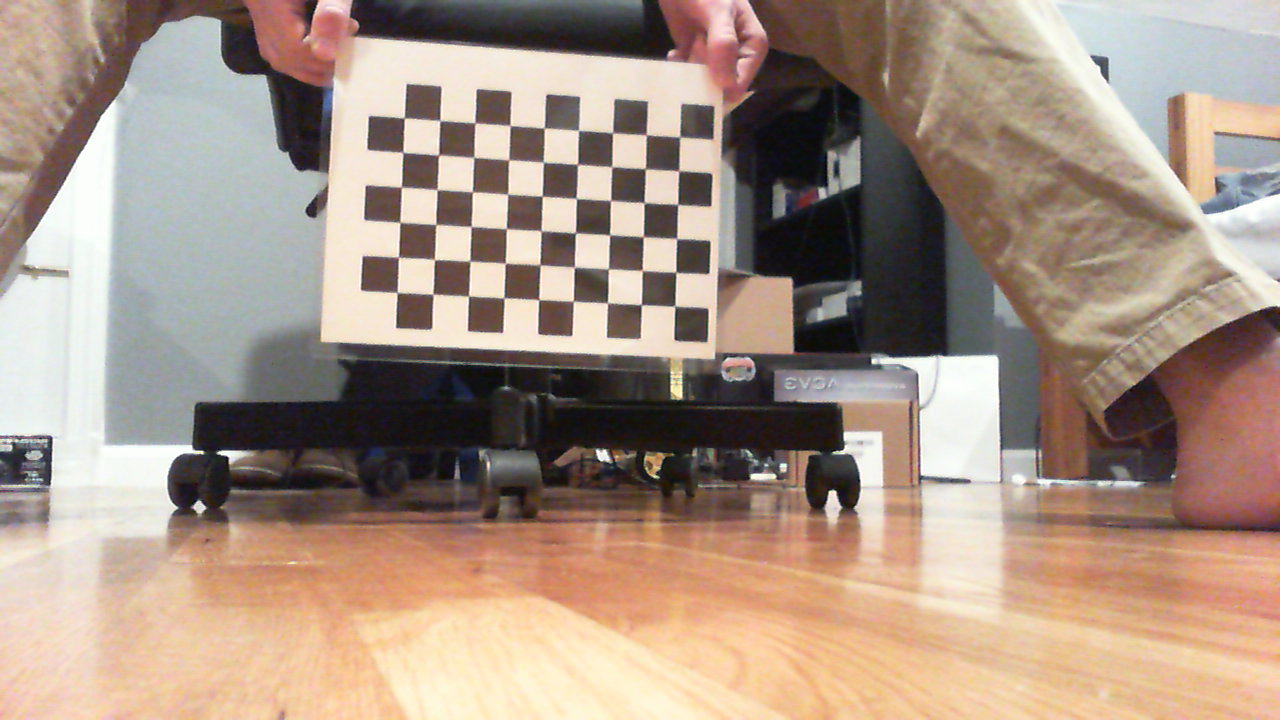
#> input picture CameraCalibration/CameraCal/Image1.png, 1280 x 720 px; its folder holds only this picture in this run
$ python CameraCalibration.py
#> lines starting #> are read from the running program, lines starting #| are printed output that depends on the picture; after the words box and inside, x2 and y2 are one past the last pixel; in counts of white or black regions, pixels touching at a corner belong together; long printed decimals are rounded
import numpy as np
import cv2
import glob,os

# termination criteria
criteria = (cv2.TERM_CRITERIA_EPS + cv2.TERM_CRITERIA_MAX_ITER, 25, 0.001)

# prepare object points, like (0,0,0), (1,0,0), (2,0,0) ....,(6,5,0)
objp = np.zeros((6*9,3), np.float32)
objp[:,:2] = np.mgrid[0:9,0:6].T.reshape(-1,2)

# Arrays to store object points and image points from all the images.
objpoints = [] # 3d point in real world space
imgpoints = [] # 2d points in image plane.
path = "/Users/Benjamin/PycharmProjects/SeniorProject/CameraCalibration/CameraCal/"
images = glob.glob(os.path.join(path, '*.png'))

for fname in images:
    img = cv2.imread(fname)
#> img is the input picture: shape (720, 1280, 3); mean B, G, R 132.6, 147, 167
    gray = cv2.cvtColor(img,cv2.COLOR_BGR2GRAY)
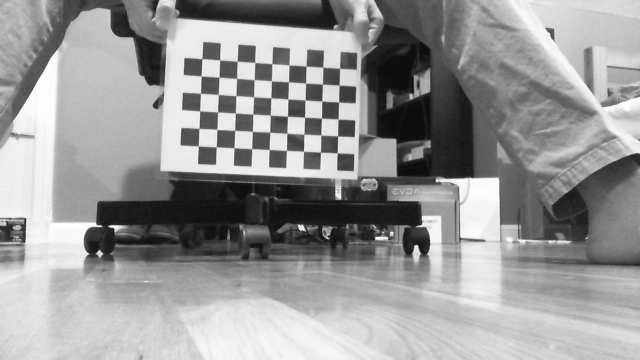
#> gray: shape (720, 1280) (shown at 1/2 size); min 0, max 255, mean 151.4
    print(gray.shape[::-1])
#| (1280, 720)

    # Find the chess board corners
    ret, corners = cv2.findChessboardCorners(gray, (9,6),None)
#> ret = True; corners = 54 rows, first 8: [674.7, 305.6], [641.3, 304.7], [607.4, 303.1], [573.2, 301.1], [539, 299.8], [503.7, 297.7], [468.5, 296.2], [432.7, 294]
    print(ret)
#| True
    # If found, add object points, image points (after refining them)
    if ret == True:
        objpoints.append(objp)

        corners2 = cv2.cornerSubPix(gray,corners,(11,11),(-1,-1),criteria)
#> corners2 = 54 rows, first 8: [675, 306.2], [641.3, 304.7], [607.4, 302.9], [573.3, 301.1], [538.7, 299.6], [504.1, 298], [468.5, 296], [433, 294]
        imgpoints.append(corners2)

        # Draw and display the corners
        img = cv2.drawChessboardCorners(img, (9,6), corners2,ret)
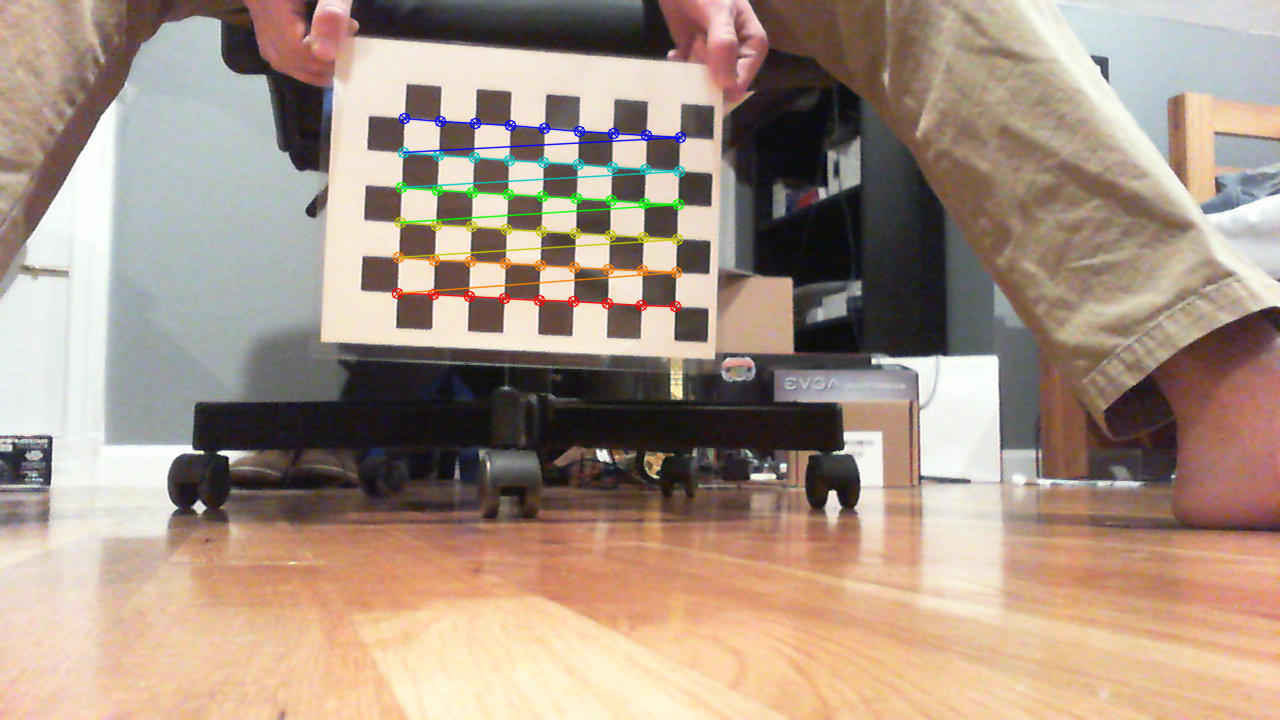
#> img: shape (720, 1280, 3); 1.44% of pixels changed, all inside (x1, y1, x2, y2) = (391, 112, 687, 313)
        cv2.imshow('img',img)
        cv2.waitKey(500)

retval, cameramatrix, distortioncoeff, rotationvector, translationvector = cv2.calibrateCamera(objpoints, imgpoints, (1280,720), None, None)
#> retval = 0.18; cameramatrix = [[1083.5, 0, 637.1], [0, 1093.4, 394.2], [0, 0, 1]]; distortioncoeff = [[0.303, -1.85, 0.00663, 0.00558, 5.3]]; rotationvector = ([0.196, -0.12, -3.1],); translationvector = ([1.11, -2.57, 31.98],)

print('matrix',cameramatrix)
#| matrix [[1.08347828e+03 0.00000000e+00 6.37091639e+02]
#|  [0.00000000e+00 1.09343268e+03 3.94158989e+02]
#|  [0.00000000e+00 0.00000000e+00 1.00000000e+00]]
print('dist',distortioncoeff)
#| dist [[ 0.3025 -1.849  0.006632  0.005579   5.304]]

mean_error = 0
for i in range(len(objpoints)):
    imgpoints2, _ = cv2.projectPoints(objpoints[i], rotationvector[i], translationvector[i], cameramatrix, distortioncoeff)
    error = cv2.norm(imgpoints[i],imgpoints2, cv2.NORM_L2)/len(imgpoints2)
    mean_error += error
#> this loop made 1 pass
#> (error, mean_error) on pass 1: (0.0245, 0.0245)
#> after the loop, mean_error = 0.0245

print ("mean error: ", mean_error/len(objpoints))
#| mean error:  0.02449

$ run again, on CameraCalibration/CameraCal/Image15.png
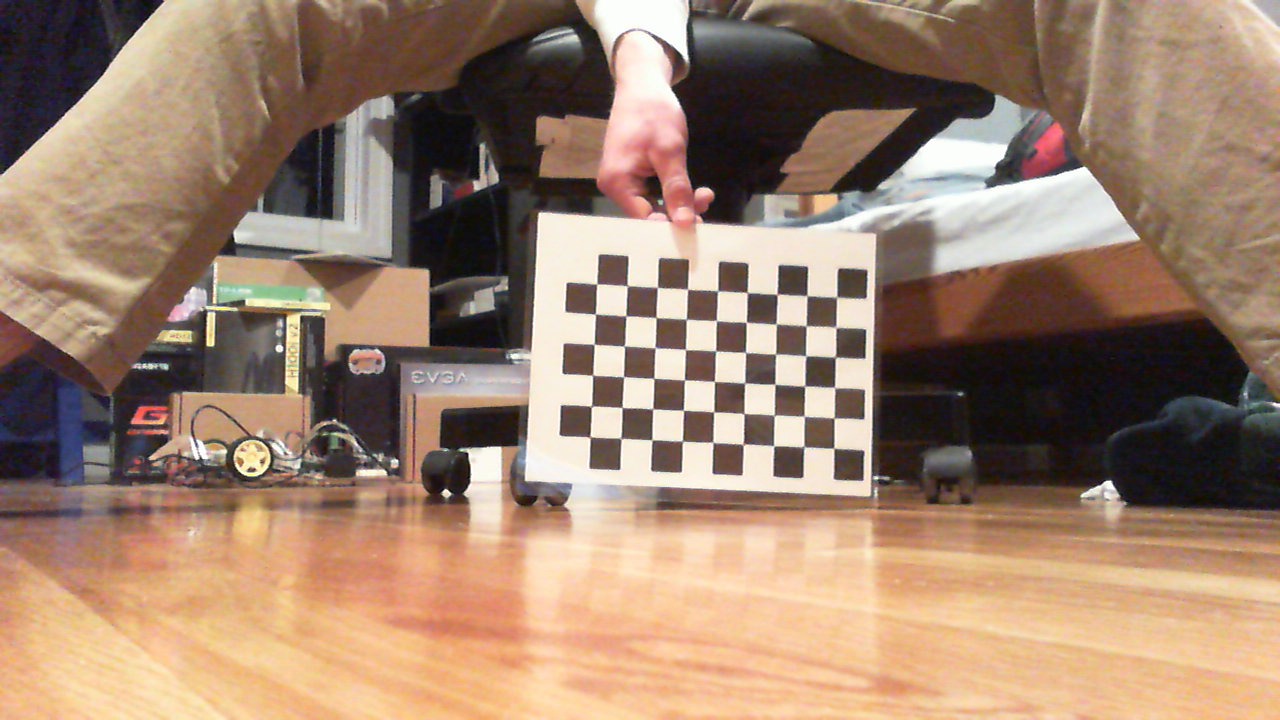
#> input picture CameraCalibration/CameraCal/Image15.png, 1280 x 720 px
#> img is the input picture: shape (720, 1280, 3); mean B, G, R 109.5, 129.8, 156.6
#> `gray = cv2.cvtColor(img,cv2.COLOR_BGR2GRAY)`:
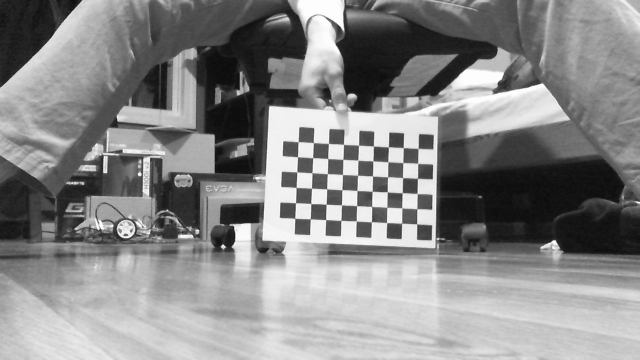
#> gray: shape (720, 1280) (shown at 1/2 size); min 3, max 255, mean 135.5
#| (1280, 720)
#> ret = True; corners = 54 rows, first 8: [833.7, 448.1], [804.1, 445.6], [774, 446], [743, 445.4], [713, 442.2], [682.5, 441], [651.9, 439.9], [620.6, 438.7]
#| True
#> corners2 = 54 rows, first 8: [833.9, 448.3], [803.8, 446.9], [773.7, 445.8], [743.3, 444], [713, 442.4], [682.3, 441.2], [651.9, 439.8], [621, 438.2]
#> `img = cv2.drawChessboardCorners(img, (9,6), corners2,ret)`:
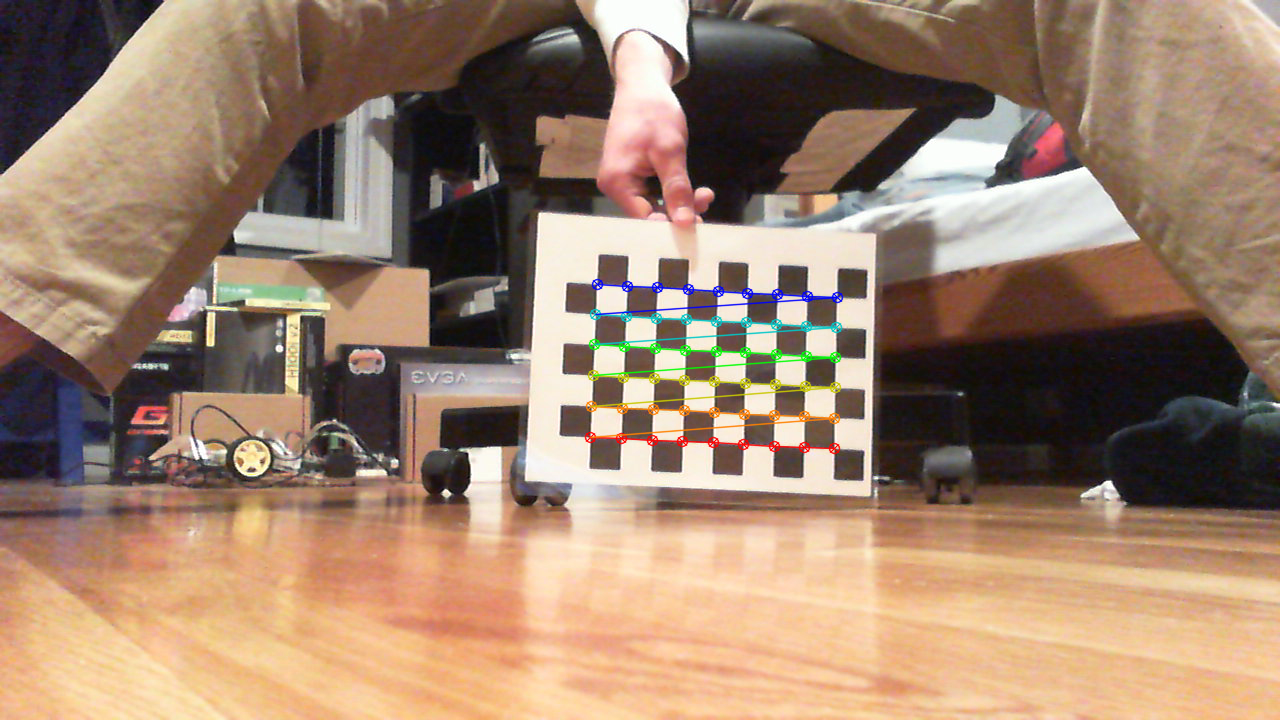
#> img: shape (720, 1280, 3); 1.31% of pixels changed, all inside (x1, y1, x2, y2) = (584, 278, 844, 455)
#> retval = 0.177; cameramatrix = [[895.6, 0, 555.9], [0, 887.1, 348.7], [0, 0, 1]]; distortioncoeff = [[0.289, -1.33, -0.00407, -0.0147, 3.57]]; rotationvector = ([0.137, -0.139, -3.09],); translationvector = ([9.06, 3.28, 29.33],)
#| matrix [[895.565   0.         555.888]
#|  [  0.         887.107 348.659]
#|  [  0.           0.           1.        ]]
#| dist [[ 0.2888 -1.329 -0.004068 -0.01474  3.566]]
#> the loop `for i in range(len(objpoints)):` made 1 pass
#> (error, mean_error) on pass 1: (0.0242, 0.0242)
#> after the loop `for i in range(len(objpoints)):`: mean_error = 0.0242
#| mean error:  0.02415

$ run again, on CameraCalibration/CameraCal/Image17.png
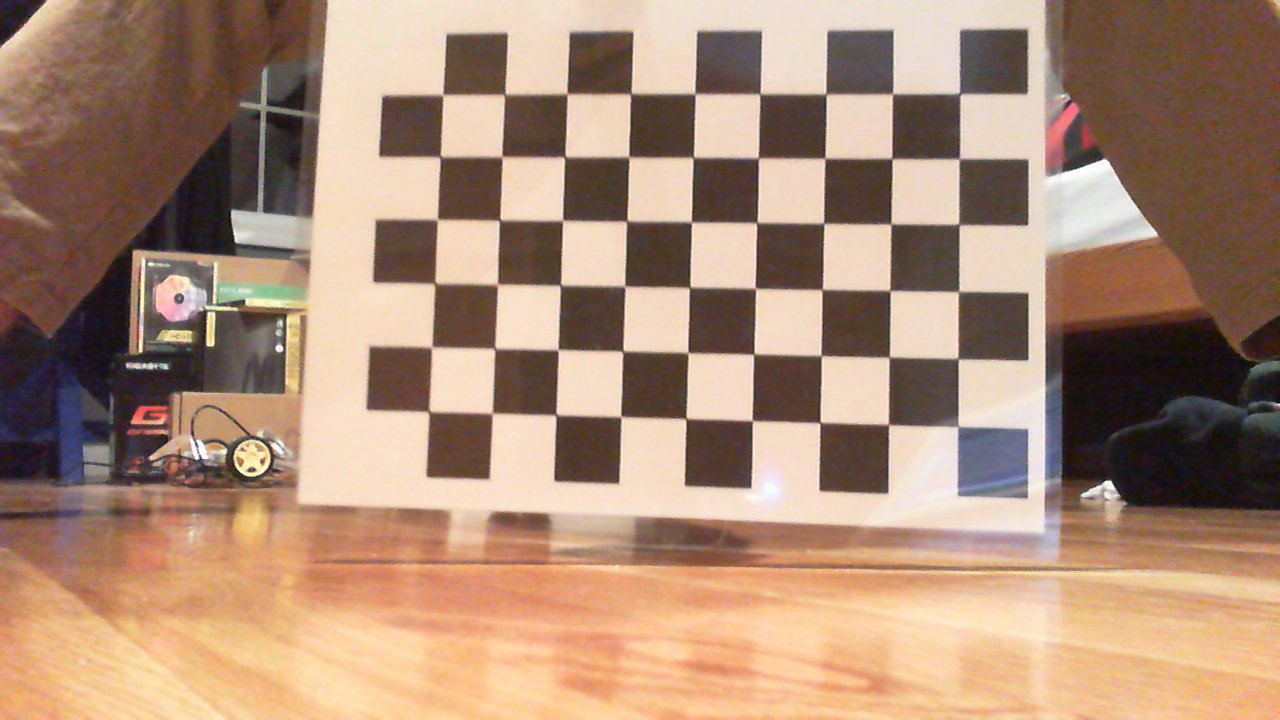
#> input picture CameraCalibration/CameraCal/Image17.png, 1280 x 720 px
#> img is the input picture: shape (720, 1280, 3); mean B, G, R 117.7, 139.6, 170.4
#> `gray = cv2.cvtColor(img,cv2.COLOR_BGR2GRAY)`:
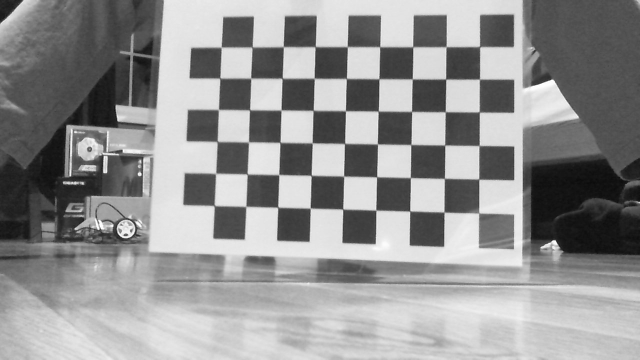
#> gray: shape (720, 1280) (shown at 1/2 size); min 8, max 255, mean 146.3
#| (1280, 720)
#> ret = True; corners = 54 rows, first 8: [958.5, 424.5], [888.4, 425.3], [820, 422.5], [752, 421], [685.4, 418.9], [621, 417], [556.2, 415.2], [492, 413]
#| True
#> corners2 = 54 rows, first 8: [957.8, 426.5], [888.5, 424.6], [820, 422.5], [752.2, 420.7], [685.9, 418.5], [620.9, 416.6], [556.1, 414.9], [492.2, 413.2]
#> `img = cv2.drawChessboardCorners(img, (9,6), corners2,ret)`:
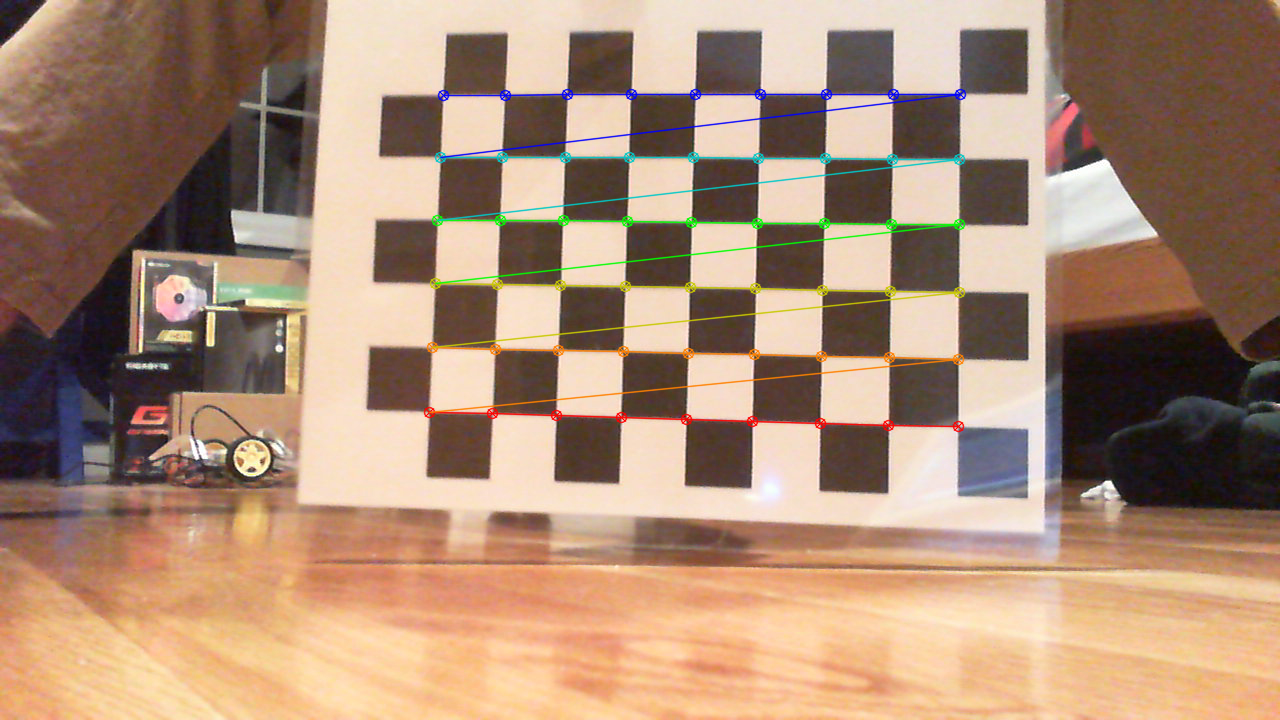
#> img: shape (720, 1280, 3); 2.34% of pixels changed, all inside (x1, y1, x2, y2) = (423, 88, 967, 433)
#> retval = 0.281; cameramatrix = [[587.1, 0, 639.6], [0, 593.4, 405.2], [0, 0, 1]]; distortioncoeff = [[0.0406, -0.122, 0.0017, 0.00286, 0.101]]; rotationvector = ([-0.0774, -0.0586, -3.11],); translationvector = ([4.7, 0.31, 8.76],)
#| matrix [[587.124   0.         639.628 ]
#|  [  0.         593.352 405.208]
#|  [  0.           0.           1.        ]]
#| dist [[ 0.04065 -0.1216  0.001702  0.00286  0.1005]]
#> the loop `for i in range(len(objpoints)):` made 1 pass
#> (error, mean_error) on pass 1: (0.0383, 0.0383)
#> after the loop `for i in range(len(objpoints)):`: mean_error = 0.0383
#| mean error:  0.03826
